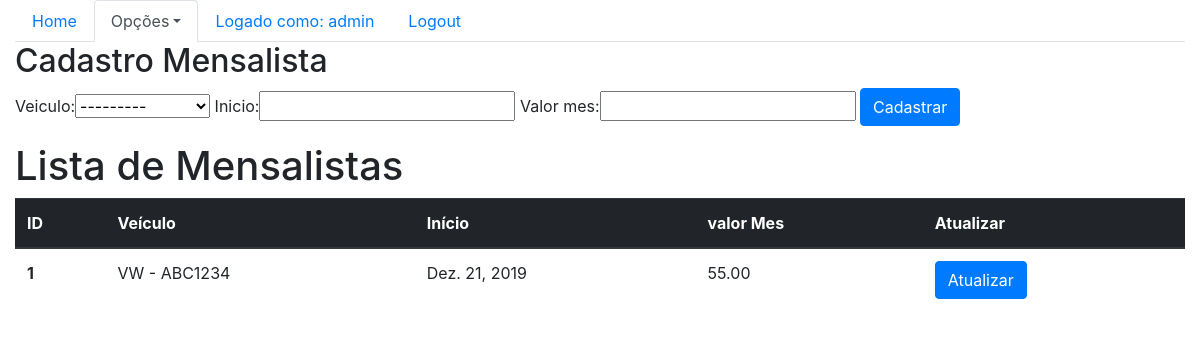
/sistema/mensalistas/ (signed in), run on an earlier commit of the app's database.
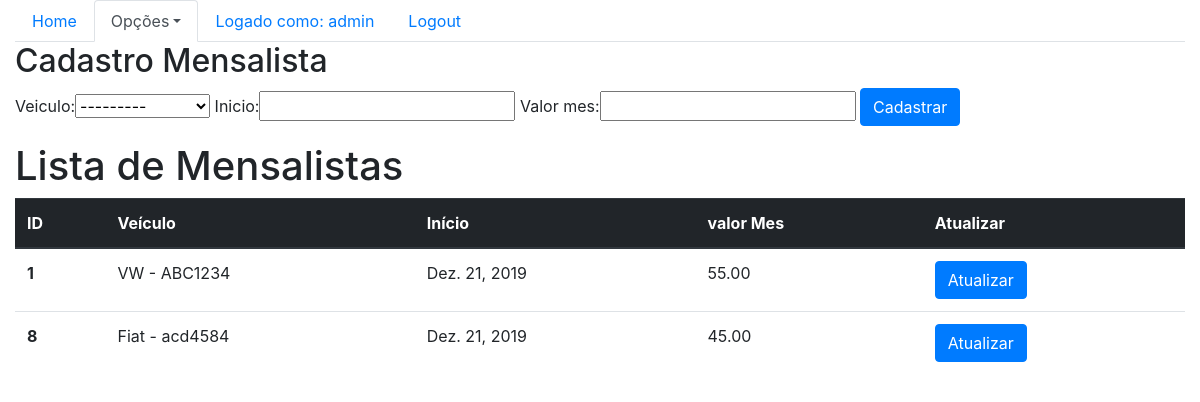
And on a later commit of the database.
### core/models.py (models this page shows, shortened)
class Mensalista(models.Model):
    veiculo = models.ForeignKey(Veiculo, on_delete=models.CASCADE)
    inicio = models.DateField()
    valor_mes = models.DecimalField(max_digits=5, decimal_places=2)

class Veiculo(models.Model):
    marca = models.ForeignKey(Marca, on_delete=models.CASCADE)
    placa = models.CharField(max_length=7)
    cor = models.CharField(max_length=15)
    proprietario = models.ForeignKey(Pessoa, on_delete=models.CASCADE)
    modelo = models.CharField(max_length=50)
    observacoes = models.TextField()
    def __str__(self):
        return self.marca.nomemarca + ' - ' + self.placa

class Marca(models.Model):
   nomemarca = models.CharField(max_length=50)

### core/views.py (the view)
@login_required
def lista_mensalistas(request):
    mensalistas = Mensalista.objects.all()
    m_form = MensalistaForm()
    m_data = {'mensalistas': mensalistas, 'm_form': m_form}
    return render(request, 'core/lista_mensalistas.html', m_data)

### core/forms.py
class MensalistaForm(ModelForm):
    class Meta:
        model = Mensalista
        fields = '__all__'

### core/templates/core/lista_mensalistas.html (shortened to what this page needs)
{% extends 'base.html' %}
{% load bootstrap %}
{% block menu %}
    <ul class="nav nav-tabs">
        <li class="nav-item">
            <a class="nav-link" href="{% url 'core_home' %}">Home</a>
        </li>
        <li class="nav-item dropdown">
            <a class="nav-link dropdown-toggle active" data-toggle="dropdown" href="#" role="button" aria-haspopup="true" aria-expanded="false">Opções</a>
        </li>
        {% if user.is_authenticated %}
            <li class="nav-item">
                <a class="nav-link" href="#">Logado como: {{ user }}</a>
            </li>
            <li class="nav-item">
                <a class="nav-link" href="{% url 'logout' %}">Logout</a>
            </li>
            {% else %}
            <li class="nav-item">
                <a class="nav-link" href="{% url 'login' %}">Login</a>
            </li>
        {%endif%}
    </ul>
{% endblock %}
{% block main %}
<div class="row">
    <div class="col">
        <h2>Cadastro Mensalista</h2>
    <form action="{% url 'core_mensalista_novo' %}" method="POST"> {% csrf_token %}
            {{ m_form | bootstrap }}
            <button type="submit" class="btn btn-primary">Cadastrar</button>
        </form>
        <h1>Lista de Mensalistas</h1>
        <table class="table">
            <thead class="thead-dark">
              <tr>
                <th scope="col">ID</th>
                <th scope="col">Veículo</th>
                <th scope="col">Início</th>
                <th scope="col">valor Mes</th>
                <th scope="col">Atualizar</th>
              </tr>
            </thead>
            <tbody>
                {% for mensalista in mensalistas %}
                    <tr>
                        <th scope="row">{{mensalista.id}}</th>
                        <td>{{mensalista.veiculo}}</td>
                        <td>{{mensalista.inicio}}</td>
                        <td>{{mensalista.valor_mes}}</td>
                        <td><a href="{% url 'core_update_mensalistas' mensalista.id %}" class="btn btn-primary">Atualizar</a></td>
                    </tr>
              {%endfor%}
            </tbody>
          </table>
        </div>
</div>
{% endblock %}

### solution_templates/base.html (shortened to what this page needs)
{% load static %}
<!DOCTYPE html>
<html lang="en">
<head>
    <link rel="stylesheet" href="{% static 'bootstrap/css/bootstrap.css' %}">
</head>
<body>
    <div class="container-fluid">
        {% block menu %}
        {% endblock %}
        {% block main %}
        {% endblock %}
    </div>
    <link rel="stylesheet" href="https://maxcdn.bootstrapcdn.com/bootstrap/4.0.0/css/bootstrap.min.css">
</body>
</html>

What changed in the data, as far as the page shows it:
added Mensalista: id "8", veiculo "Fiat - acd4584", inicio "Dez. 21, 2019", valor_mes "45.00"
